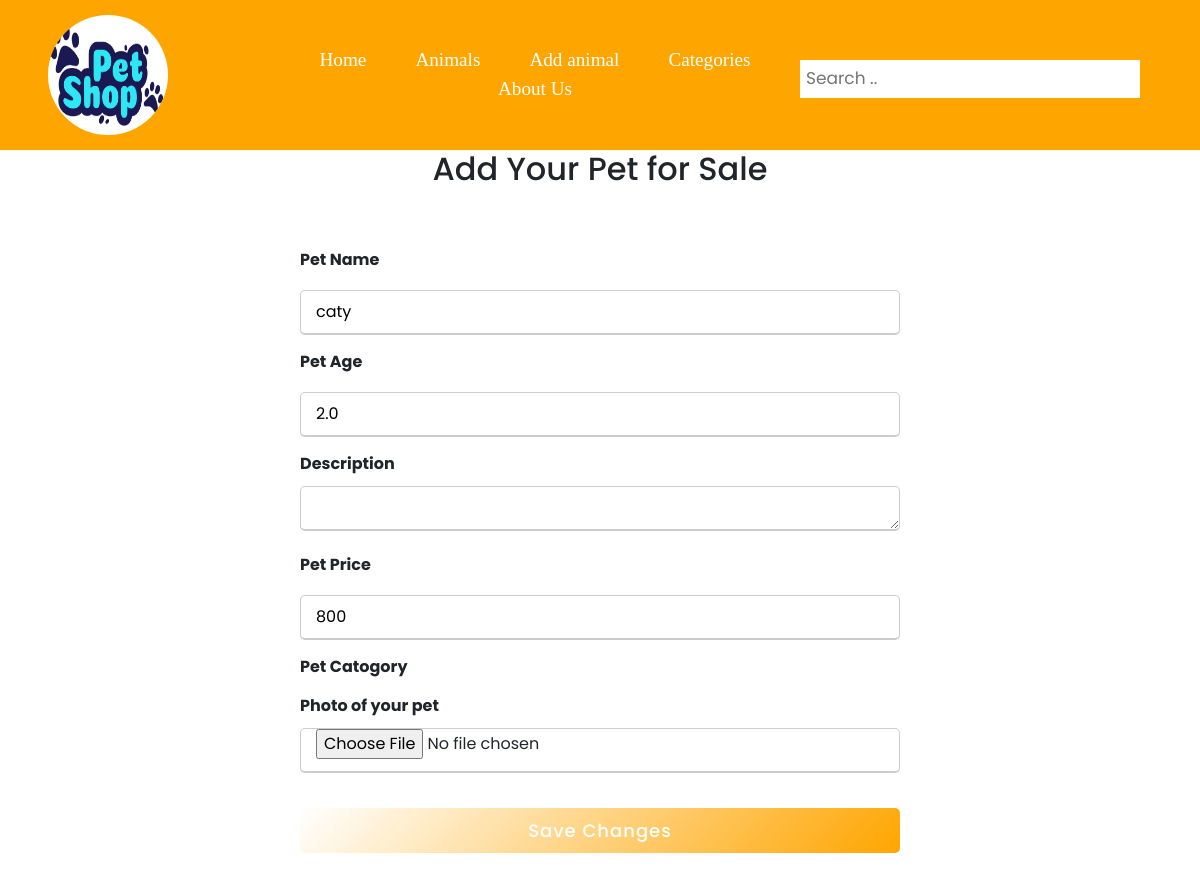
Page /edit_info/1 on the committed database.
### user/models.py (models this page shows)
class Animal(models.Model):
    animal_name=models.CharField(max_length=200)
    description=models.TextField()
    price=models.IntegerField()
    age=models.FloatField()
    image=models.ImageField(upload_to='Media', blank=True)
    isDelete=models.BooleanField()
    isAccepted=models.BooleanField()
    added_by=models.ForeignKey(User,related_name='added_animals', on_delete=models.CASCADE)
    category=models.ForeignKey(Category,related_name='animals_in_this_category', on_delete=models.CASCADE)
    created_at=models.DateTimeField(auto_now_add=True)
    updated_at=models.DateTimeField(auto_now=True)

### user/views.py (the view)
# urls.py: path('edit_info/<int:animal_id>',views.editinfo),
def editinfo(request,animal_id):
    context = {
    'animal':Animal.objects.get(id=animal_id)
    }
    return render(request,'editAnimal.html',context)

### Adminn/templates/editAnimal.html (shortened to what this page needs)
<!DOCTYPE html>
<html lang="en">
<head>
    {% load static %}
    <link rel="stylesheet" href="{% static 'editAnimal.css' %}">
    <link rel="stylesheet" href="{% static 'css/mainPage.css' %}">
    <link href="https://cdn.jsdelivr.net/npm/bootstrap@5.1.3/dist/css/bootstrap.min.css" rel="stylesheet">
</head>
<body>
    <header>
        <div class="image-container">
            <img src="static/image/LOGO.png" alt="">
        </div>
        <ul class="nav">
            <li class="nav-item">
              <a  aria-current="page" href="/mainPage">Home</a>
            </li>
            <li class="nav-item">
              <a  href="/showAllAnimals">Animals</a>
            </li>
            <li class="nav-item">
              <a href="/addAnimalPage">Add animal</a>
            </li>
            <li class="nav-item">
              <a href="/allCategories">Categories</a>
            </li>
            <li class="nav-item">
                <a href="/aboutUs">About Us</a>
              </li>
          </ul>
        <div class="search-container">
            <form action="#">
                <div class="input-box">
                    <input type="text" placeholder="Search .. " required>
                  </div>
            </form>
          </div>
    </header>
        <h2>Add Your Pet for Sale</h2>
        <div class="main">
            <div class="content">
                <form action="/edit_this_animal/{{animal.id}}"
                method="post">
                <div class="user-details">
                    <div class="form-input">
                        <span class="details">Pet Name</span>
                        <input type="text" placeholder="Name..." required name="pet_name" value="{{animal.animal_name}}">
                    </div>
                    <div class="form-input">
                        <span class="details">Pet Age</span>
                        <input type="text" placeholder="Age..." required name="pet_age" value="{{animal.age}}">
                    </div>
                    <div class="form-input">
                        <span class="details">Description</span>
                        <textarea
                        type="text"
                        rows="5"
                        placeholder="Pet Description"
                        name="pet_description" value="{{animal.description}}">
                        </textarea>
                    </div>
                    <div class="form-input">
                        <span class="details">Pet Price</span>
                        <input type="text" placeholder="$$$" required name="pet_price" value="{{animal.price}}">
                    </div>
                    <div class="form-input">
                        <span class="details">Pet Catogory</span>
                    </div>
                    <div class="form-input">
                        <span class="details">Photo of your pet</span>
                                <input type="file" name="upload" accept="image/*">
                    </div>
                    <div class="button">
                        <input type="submit" value="Save Changes">
                    </div>
                </div>
</body>
</html>

### Adminn/static/editAnimal.css (style rules this page uses)
* { margin: 0; padding: 0; box-sizing: border-box; font-family: 'Poppins',sans-serif; }
:root { --rad: .7rem; --dur: .3s; --color-dark: #2f2f2f; --color-light: #fff; --color-brand: #57bd84; --font-fam: 'Lato', sans-serif; --height: 3.2rem; --btn-width: 6rem; --bez: cubic-bezier(0, 0, 0.43, 1.49); }
img { width: 130px; height: 130px; border-radius: 50%; }
a { text-decoration: none; font-size: 1.2rem; margin-left: 30px; }
h2 { text-align: center; }
.main { width: 600px; margin: 40px auto; align-content: center; }
.content form .user-details { display: block; justify-content: space-between; margin: 20px 0 12px 0; }
form .user-details .form-input { margin-bottom: 15px; }
form .form-input span.details { display: block; font-weight: bold; margin-bottom: 10px; }
.user-details .form-input input, textarea, select { height: 45px; width: 100%; outline: none; font-size: 16px; border-radius: 5px; padding-left: 15px; border: 1px solid #ccc; border-bottom-width: 2px; transition: all 0.3s ease; }
form .button { height: 45px; margin: 35px 0 }
form .button input, .form-input form button { height: 100%; width: 600px; border-radius: 5px; border: none; color: #fff; font-size: 18px; font-weight: 500; letter-spacing: 1px; cursor: pointer; transition: all 0.3s ease; background: linear-gradient(135deg, #fff, orange); }

### user/static/css/mainPage.css (style rules this page uses)
html , body { height: 110%; width: 100%; }
header { height: 17%; width: 100%; background-color: #ffa500; display: flex; align-items: center; justify-content: space-between; }
* { box-sizing: border-box; }
.nav { width: 40%; justify-content: space-around; font-family: cursive; }
.nav-item a { color: white; text-decoration: none; }
.input-box input { border-color: #ffa500; }
.search-container { float: right; margin-right: 5%; }
.image-container img { background-color: #f4e6cc; margin-left: 20%; width: 50%; height: 100%; border-radius: 50%; }
.image-container { width: 20%; height: 80%; }
input[type=text] { padding: 6px; margin-top: 8px; font-size: 17px; border: none; }
a { font-family: cursive; }

### rows in the picture
Animal: pet_name "caty", pet_age "2.0", pet_price "800"
